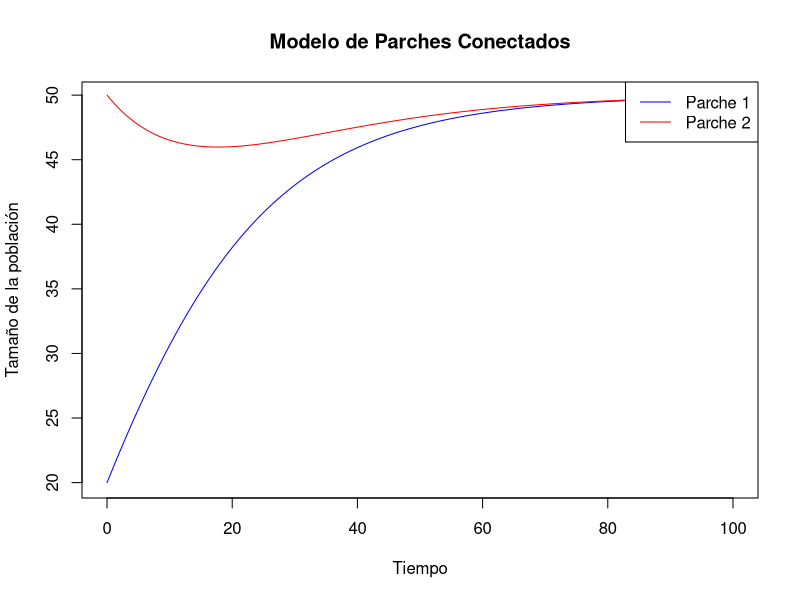

Recreate this plot in R.
# Parameters
r <- 0.1       # Intrinsic growth rate
K <- 100       # Carrying capacity
e <- 0.05      # Extinction rate
m <- 0.02      # Migration rate

# Initial population sizes in two patches
N10 <- 20
N20 <- 50

# Time step and total time
dt <- 0.1
total_time <- 100

# Simulation loop
time <- seq(0, total_time, by = dt)
N1 <- numeric(length(time))
N2 <- numeric(length(time))
N1[1] <- N10
N2[1] <- N20

for (i in 2:length(time)) {
  dN1_dt <- r * N1[i - 1] * (1 - N1[i - 1] / K) - e * N1[i - 1] + m * (N2[i - 1] - N1[i - 1])
  dN2_dt <- r * N2[i - 1] * (1 - N2[i - 1] / K) - e * N2[i - 1] + m * (N1[i - 1] - N2[i - 1])
  
  N1[i] <- N1[i - 1] + dN1_dt * dt
  N2[i] <- N2[i - 1] + dN2_dt * dt
  
  # Ensure populations stay within bounds
  N1[i] <- pmax(0, pmin(K, N1[i]))
  N2[i] <- pmax(0, pmin(K, N2[i]))
}

# Plot the results
plot(time, N1, type = "l", xlab = "Tiempo", ylab = "Tamaño de la población", col = "blue", main = "Modelo de Parches Conectados")
lines(time, N2, col = "red")
legend("topright", legend = c("Parche 1", "Parche 2"), col = c("blue", "red"), lty = 1)
